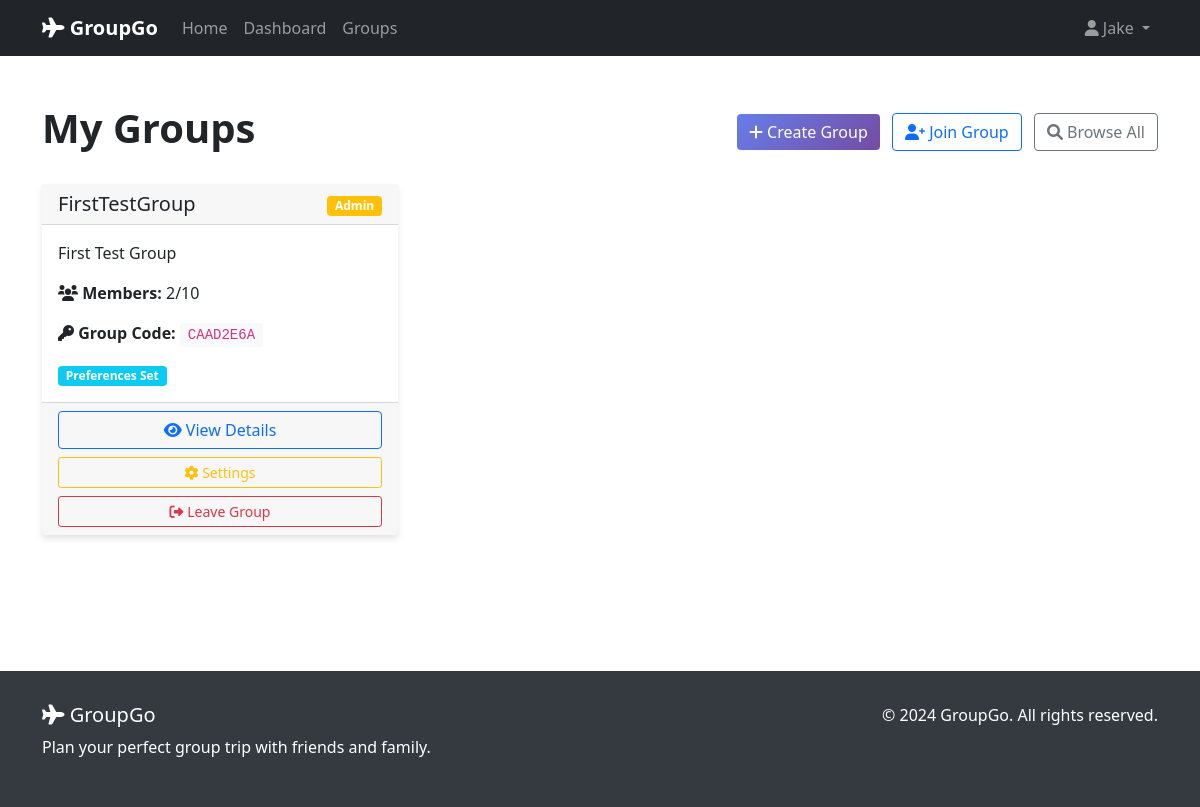
Screenshot of /groups/my-groups/ (signed in) with the database file from the repository.
### travel_groups/models.py (models this page shows, shortened)
class GroupMember(models.Model):
    ROLE_CHOICES = [
        ('admin', 'Admin'),
        ('member', 'Member'),
    ]
    group = models.ForeignKey(TravelGroup, on_delete=models.CASCADE, related_name='members')
    user = models.ForeignKey(User, on_delete=models.CASCADE, related_name='group_memberships')
    role = models.CharField(max_length=10, choices=ROLE_CHOICES, default='member')
    joined_at = models.DateTimeField(auto_now_add=True)
    has_travel_preferences = models.BooleanField(default=False, help_text="Whether the member has added their travel preferences")
    class Meta:
        unique_together = ['group', 'user']
        ordering = ['joined_at']
        verbose_name = "Group Member"
        verbose_name_plural = "Group Members"

class TravelGroup(models.Model):
    id = models.UUIDField(primary_key=True, default=uuid.uuid4, editable=False)
    name = models.CharField(max_length=200)
    description = models.TextField(blank=True, null=True)
    photo = models.ImageField(upload_to='group_photos/', blank=True, null=True, help_text="Optional group photo")
    password = models.CharField(max_length=100, default='', help_text="Password required to join the group")
    created_by = models.ForeignKey(User, on_delete=models.CASCADE, related_name='created_groups')
    created_at = models.DateTimeField(auto_now_add=True)
    updated_at = models.DateTimeField(auto_now=True)
    is_active = models.BooleanField(default=True)
    max_members = models.PositiveIntegerField(default=10, help_text="Maximum number of members allowed in the group")
    class Meta:
        ordering = ['-created_at']
        verbose_name = "Travel Group"
        verbose_name_plural = "Travel Groups"
    @property
    def member_count(self):
        return self.members.count()
    @property
    def is_full(self):
        return self.member_count >= self.max_members
    def get_unique_identifier(self):
        return str(self.id)[:8].upper()

### travel_groups/views.py (the view)
# urls.py: path('my-groups/', views.my_groups, name='my_groups'),
@login_required
def my_groups(request):
    user_groups = GroupMember.objects.filter(user=request.user).select_related('group')
    context = {
        'user_groups': user_groups,
    }
    return render(request, 'travel_groups/my_groups.html', context)

### travel_groups/templates/travel_groups/my_groups.html (shortened to what this page needs)
{% extends "base.html" %}
{% load static %}
{% block content %}
<div class="container py-5">
    <div class="row">
        <div class="col-12">
            <div class="d-flex justify-content-between align-items-center mb-4">
                <h1 class="fw-bold">My Groups</h1>
                <div>
                    <a href="{% url 'travel_groups:create_group' %}" class="btn btn-primary me-2">
                        <i class="fas fa-plus"></i> Create Group
                    </a>
                    <a href="{% url 'travel_groups:join_group' %}" class="btn btn-outline-primary me-2">
                        <i class="fas fa-user-plus"></i> Join Group
                    </a>
                    <a href="{% url 'travel_groups:group_list' %}" class="btn btn-outline-secondary">
                        <i class="fas fa-search"></i> Browse All
                    </a>
                </div>
            </div>
        </div>
    </div>
    {% if user_groups %}
    <div class="row">
        {% for membership in user_groups %}
        <div class="col-md-6 col-lg-4 mb-4">
            <div class="card h-100">
                <div class="card-header d-flex justify-content-between align-items-center">
                    <h5 class="mb-0">{{ membership.group.name }}</h5>
                    <div>
                        {% if membership.role == 'admin' %}
                            <span class="badge bg-warning">Admin</span>
                        {% else %}
                            <span class="badge bg-secondary">Member</span>
                        {% endif %}
                    </div>
                </div>
                <div class="card-body">
                    <p class="card-text">{{ membership.group.description|truncatewords:15 }}</p>
                    <div class="mb-3">
                        <strong><i class="fas fa-users"></i> Members:</strong>
                        {{ membership.group.member_count }}/{{ membership.group.max_members }}
                    </div>
                    <div class="mb-3">
                        <strong><i class="fas fa-key"></i> Group Code:</strong>
                        <code class="bg-light px-2 py-1 rounded">{{ membership.group.get_unique_identifier }}</code>
                    </div>
                    {% if membership.has_travel_preferences %}
                        <span class="badge bg-info">Preferences Set</span>
                    {% else %}
                        <span class="badge bg-warning">No Preferences</span>
                    {% endif %}
                </div>
                <div class="card-footer">
                    <div class="d-grid gap-2">
                        <a href="{% url 'travel_groups:group_detail' membership.group.id %}" class="btn btn-outline-primary">
                            <i class="fas fa-eye"></i> View Details
                        </a>
                        {% if membership.role == 'admin' %}
                            <a href="{% url 'travel_groups:group_settings' membership.group.id %}" class="btn btn-outline-warning btn-sm">
                                <i class="fas fa-cog"></i> Settings
                            </a>
                        {% endif %}
                        <a href="{% url 'travel_groups:leave_group' membership.group.id %}" class="btn btn-outline-danger btn-sm">
                            <i class="fas fa-sign-out-alt"></i> Leave Group
                        </a>
                    </div>
                </div>
            </div>
        </div>
        {% endfor %}
    </div>
    {% endif %}
</div>
{% endblock %}

### templates/base.html (shortened to what this page needs)
<!DOCTYPE html>
<html lang="en">
<head>
    <link href="https://cdn.jsdelivr.net/npm/bootstrap@5.1.3/dist/css/bootstrap.min.css" rel="stylesheet">
    <link href="https://cdnjs.cloudflare.com/ajax/libs/font-awesome/6.0.0/css/all.min.css" rel="stylesheet">
</head>
<body>
    <nav class="navbar navbar-expand-lg navbar-dark bg-dark">
        <div class="container">
            <a class="navbar-brand" href="{% url 'accounts:home' %}">
                <i class="fas fa-plane"></i> GroupGo
            </a>
            <div class="collapse navbar-collapse" id="navbarNav">
                <ul class="navbar-nav me-auto">
                    <li class="nav-item">
                        <a class="nav-link" href="{% url 'accounts:home' %}">Home</a>
                    </li>
                    {% if user.is_authenticated %}
                        <li class="nav-item">
                            <a class="nav-link" href="{% url 'accounts:dashboard' %}">Dashboard</a>
                        </li>
                        <li class="nav-item">
                            <a class="nav-link" href="{% url 'travel_groups:group_list' %}">Groups</a>
                        </li>
                    {% endif %}
                </ul>
                <ul class="navbar-nav">
                    {% if user.is_authenticated %}
                        <li class="nav-item dropdown">
                            <a class="nav-link dropdown-toggle" href="#" id="navbarDropdown" role="button" data-bs-toggle="dropdown">
                                <i class="fas fa-user"></i> {{ user.first_name|default:user.username }}
                            </a>
                        </li>
                    {% endif %}
                </ul>
            </div>
        </div>
    </nav>
    <main>
        {% block content %}{% endblock %}
    </main>
    <footer>
        <div class="container">
            <div class="row">
                <div class="col-md-6">
                    <h5><i class="fas fa-plane"></i> GroupGo</h5>
                    <p>Plan your perfect group trip with friends and family.</p>
                </div>
                <div class="col-md-6 text-md-end">
                    <p>&copy; 2024 GroupGo. All rights reserved.</p>
                </div>
            </div>
        </div>
    </footer>
</body>
</html>

### templates/base.html (style rules this page uses)
.navbar-brand { font-weight: bold; }
.card { border: none; box-shadow: 0 4px 6px rgba(0, 0, 0, 0.1); transition: transform 0.3s ease; }
.btn-primary { background: linear-gradient(135deg, #667eea 0%, #764ba2 100%); border: none; }
footer { background-color: #343a40; color: white; padding: 2rem 0; margin-top: 4rem; }

### rows the page displays
GroupMember: group.name "FirstTestGroup", role "Admin", group.description "First Test Group", group.member_count "2", group.max_members "10", group.get_unique_identifier "CAAD2E6A", has_travel_preferences "Preferences Set"

### other values shown
{{ user.first_name|default:user.username }} "Jake"
